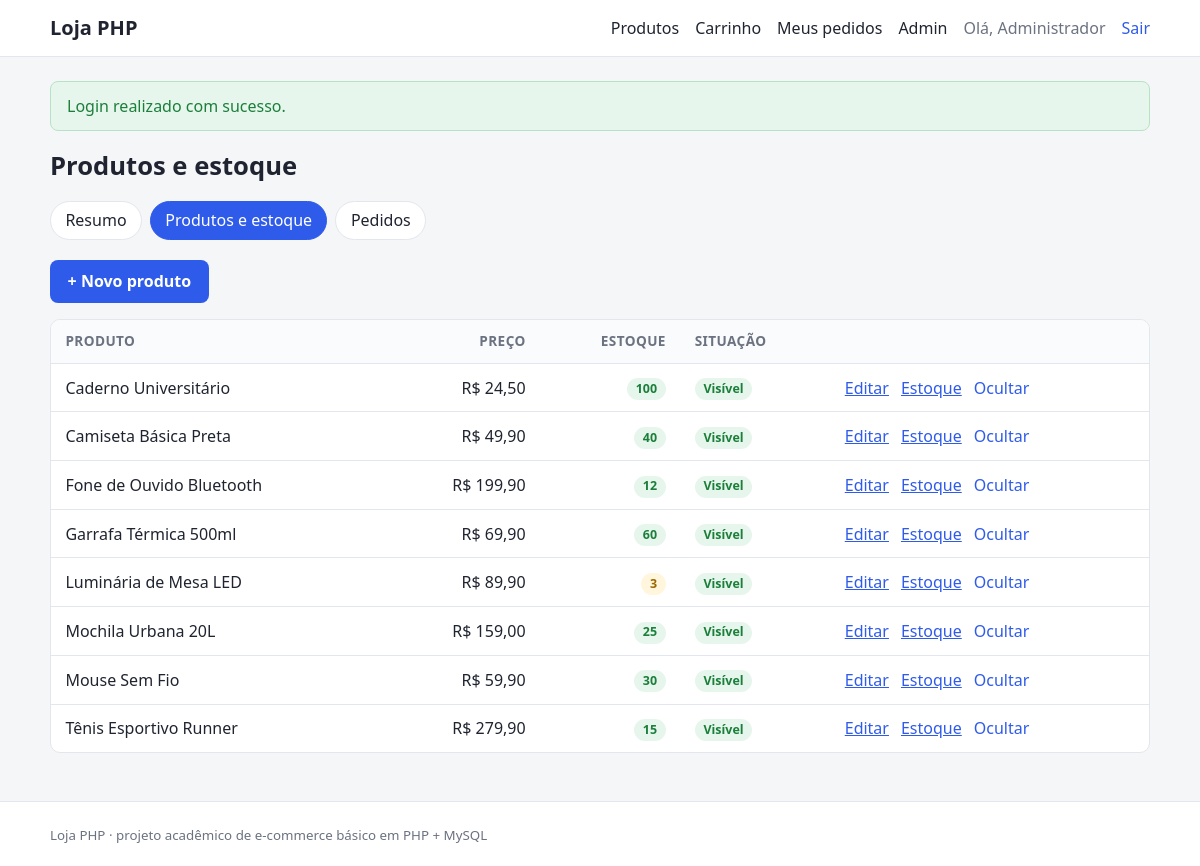
/admin/products.php (signed in), run on the app's committed database.
### tables this page shows
CREATE TABLE IF NOT EXISTS users (
    id            INT UNSIGNED NOT NULL AUTO_INCREMENT,
    name          VARCHAR(100) NOT NULL,
    email         VARCHAR(150) NOT NULL,
    password_hash VARCHAR(255) NOT NULL,
    role          ENUM('customer', 'admin') NOT NULL DEFAULT 'customer',
    created_at    TIMESTAMP NOT NULL DEFAULT CURRENT_TIMESTAMP,
    PRIMARY KEY (id),
    UNIQUE KEY uq_users_email (email)
);

CREATE TABLE IF NOT EXISTS products (
    id          INT UNSIGNED NOT NULL AUTO_INCREMENT,
    name        VARCHAR(150) NOT NULL,
    description TEXT NULL,
    price       DECIMAL(10,2) NOT NULL,
    stock       INT UNSIGNED NOT NULL DEFAULT 0,
    image_url   VARCHAR(255) NULL,
    active      TINYINT(1) NOT NULL DEFAULT 1,
    created_at  TIMESTAMP NOT NULL DEFAULT CURRENT_TIMESTAMP,
    updated_at  TIMESTAMP NOT NULL DEFAULT CURRENT_TIMESTAMP ON UPDATE CURRENT_TIMESTAMP,
    PRIMARY KEY (id),
    KEY idx_products_active (active),
    CONSTRAINT chk_products_price CHECK (price >= 0)
);

### src/db.php (called while the page is built, shortened)
<?php
function db(): PDO
{
    static $pdo = null;
    if ($pdo === null) {
        $c   = config('db');
        $dsn = sprintf(
            'mysql:host=%s;port=%s;dbname=%s;charset=%s',
            $c['host'],
            $c['port'],
            $c['name'],
            $c['charset']
        );
        $pdo = new PDO($dsn, $c['user'], $c['pass'], [
            PDO::ATTR_ERRMODE            => PDO::ERRMODE_EXCEPTION,
            PDO::ATTR_DEFAULT_FETCH_MODE => PDO::FETCH_ASSOC,
            PDO::ATTR_EMULATE_PREPARES   => false,
        ]);
    }
    return $pdo;
}

### src/auth.php (called while the page is built, shortened)
<?php
function current_user(): ?array
{
    static $user = false;
    if ($user === false) {
        $user = null;
        if (!empty($_SESSION['user_id'])) {
            $st = db()->prepare('SELECT id, name, email, role FROM users WHERE id = ?');
            $st->execute([(int) $_SESSION['user_id']]);
            $user = $st->fetch() ?: null;
        }
    }
    return $user;
}
function require_login(?string $returnTo = null): array
{
    $user = current_user();
    return $user;
}
function require_admin(): array
{
    $user = require_login();
    return $user;
}

### public/admin/products.php (the view, shortened to what this page needs)
<?php
require_admin();
$products = db()->query(
    'SELECT id, name, price, stock, active FROM products ORDER BY active DESC, name'
)->fetchAll();
render_header('Produtos e estoque');
?>
<h1>Produtos e estoque</h1>
<p><a class="btn" href="<?= e(url('/admin/product_form.php')) ?>">+ Novo produto</a></p>
<div class="table-wrap">
    <table>
        <thead>
            <tr>
                <th>Produto</th>
                <th class="num">Preço</th>
                <th class="num">Estoque</th>
                <th>Situação</th>
                <th></th>
            </tr>
        </thead>
        <tbody>
        <?php foreach ($products as $p):
            $stock = (int) $p['stock'];
            ?>
            <tr>
                <td><?= e($p['name']) ?></td>
                <td class="num"><?= e(money($p['price'])) ?></td>
                <td class="num">
                    <span class="badge <?= $stock === 0 ? 'badge--out' : ($stock <= 5 ? 'badge--low' : 'badge--ok') ?>"><?= $stock ?></span>
                </td>
                <td>
                    <?= (int) $p['active']
                        ? '<span class="badge badge--ok">Visível</span>'
                        : '<span class="badge badge--muted">Oculto</span>' ?>
                </td>
                <td class="num">
                    <div class="actions">
                        <a href="<?= e(url('/admin/product_form.php?id=' . (int) $p['id'])) ?>">Editar</a>
                        <a href="<?= e(url('/admin/stock.php?id=' . (int) $p['id'])) ?>">Estoque</a>
                        <form method="post" class="inline">
                            <button type="submit" class="link-button"><?= (int) $p['active'] ? 'Ocultar' : 'Exibir' ?></button>
                        </form>
                    </div>
                </td>
            </tr>
        <?php endforeach; ?>
        </tbody>
    </table>
</div>

### src/views/header.php (shortened to what this page needs)
<?php
$user      = current_user();
$cartCount = $user ? cart_count((int) $user['id']) : 0;
?>
<!doctype html>
<html lang="pt-BR">
<head>
    <link rel="stylesheet" href="<?= e(url('/assets/style.css')) ?>">
</head>
<body>
<header class="topbar">
    <div class="container topbar__inner">
        <a class="brand" href="<?= e(url('/')) ?>"><?= e(app_name()) ?></a>
        <nav class="nav" aria-label="Principal">
            <a href="<?= e(url('/')) ?>">Produtos</a>
            <?php if ($user): ?>
                <a href="<?= e(url('/cart.php')) ?>">Carrinho<?php if ($cartCount > 0): ?> <span class="pill"><?= $cartCount ?></span><?php endif; ?></a>
                <a href="<?= e(url('/orders.php')) ?>">Meus pedidos</a>
                <?php if ($user['role'] === 'admin'): ?>
                    <a href="<?= e(url('/admin/')) ?>">Admin</a>
                <?php endif; ?>
                <span class="nav__user">Olá, <?= e(explode(' ', $user['name'])[0]) ?></span>
                <form method="post" action="<?= e(url('/logout.php')) ?>" class="inline">
                    <button type="submit" class="link-button">Sair</button>
                </form>
            <?php else: ?>
                <a href="<?= e(url('/login.php')) ?>">Entrar</a>
                <a class="btn btn--small" href="<?= e(url('/register.php')) ?>">Criar conta</a>
            <?php endif; ?>
        </nav>
    </div>
</header>
<main class="container">
    <?php foreach (pull_flash() as $f): ?>
        <div class="alert alert--<?= e($f['type']) ?>" role="status"><?= e($f['message']) ?></div>
    <?php endforeach; ?>

### public/assets/style.css (style rules this page uses)
:root { --bg: #f5f6f8; --surface: #ffffff; --text: #1f2430; --muted: #6b7280; --border: #e3e6ec; --primary: #2f5bea; --primary-dark: #2448c4; --danger: #c62828; --success: #1b7f3b; --warning: #9a6700; --radius: 10px; }
* { box-sizing: border-box; }
body { margin: 0; min-height: 100vh; display: flex; flex-direction: column; background: var(--bg); color: var(--text); font: 16px/1.5 system-ui, -apple-system, "Segoe UI", Roboto, sans-serif; }
main { flex: 1; padding-top: 1.5rem; padding-bottom: 3rem; }
a { color: var(--primary); }
h1 { font-size: 1.6rem; margin: 0 0 1rem; }
.container { width: min(1100px, 100% - 2rem); margin-inline: auto; }
.topbar { background: var(--surface); border-bottom: 1px solid var(--border); }
.topbar__inner { display: flex; align-items: center; justify-content: space-between; gap: 1rem; padding: .8rem 0; flex-wrap: wrap; }
.brand { font-weight: 700; font-size: 1.25rem; text-decoration: none; color: var(--text); }
.nav { display: flex; align-items: center; gap: 1rem; flex-wrap: wrap; }
.nav a { text-decoration: none; color: var(--text); }
.nav__user { color: var(--muted); }
.inline { display: inline; margin: 0; }
.btn, button.btn { display: inline-block; padding: .6rem 1.1rem; border: 0; border-radius: 8px; background: var(--primary); color: #fff; font: inherit; font-weight: 600; text-decoration: none; cursor: pointer; }
.link-button { background: none; border: 0; padding: 0; font: inherit; color: var(--primary); cursor: pointer; }
.alert { padding: .75rem 1rem; border-radius: 8px; margin-bottom: 1rem; border: 1px solid transparent; }
.alert--success { background: #e7f6ec; border-color: #b8e2c5; color: var(--success); }
.badge { display: inline-block; padding: .1rem .55rem; border-radius: 999px; font-size: .78rem; font-weight: 600; }
.badge--ok { background: #e7f6ec; color: var(--success); }
.badge--low { background: #fff6dd; color: var(--warning); }
.table-wrap { overflow-x: auto; background: var(--surface); border: 1px solid var(--border); border-radius: var(--radius); }
table { width: 100%; border-collapse: collapse; }
th, td { padding: .7rem .9rem; text-align: left; border-bottom: 1px solid var(--border); vertical-align: middle; }
th { background: #fafbfc; font-size: .85rem; color: var(--muted); text-transform: uppercase; letter-spacing: .03em; }
tr:last-child td { border-bottom: 0; }
td.num, th.num { text-align: right; white-space: nowrap; }
.actions { display: flex; gap: .75rem; align-items: center; flex-wrap: wrap; }

### data on the page
users: name "Administrador"
products: name "Caderno Universitário", price "R$ 24,50", stock "100", active "Visível"
products: name "Camiseta Básica Preta", price "R$ 49,90", stock "40", active "Visível"
products: name "Fone de Ouvido Bluetooth", price "R$ 199,90", stock "12", active "Visível"
products: name "Garrafa Térmica 500ml", price "R$ 69,90", stock "60", active "Visível"
products: name "Luminária de Mesa LED", price "R$ 89,90", stock "3", active "Visível"
products: name "Mochila Urbana 20L", price "R$ 159,00", stock "25", active "Visível"
products: name "Mouse Sem Fio", price "R$ 59,90", stock "30", active "Visível"
products: name "Tênis Esportivo Runner", price "R$ 279,90", stock "15", active "Visível"

### other printed values
app_name() "Loja PHP"
$f['message'] "Login realizado com sucesso."
$label "Resumo"
$label "Produtos e estoque"
$label "Pedidos"
